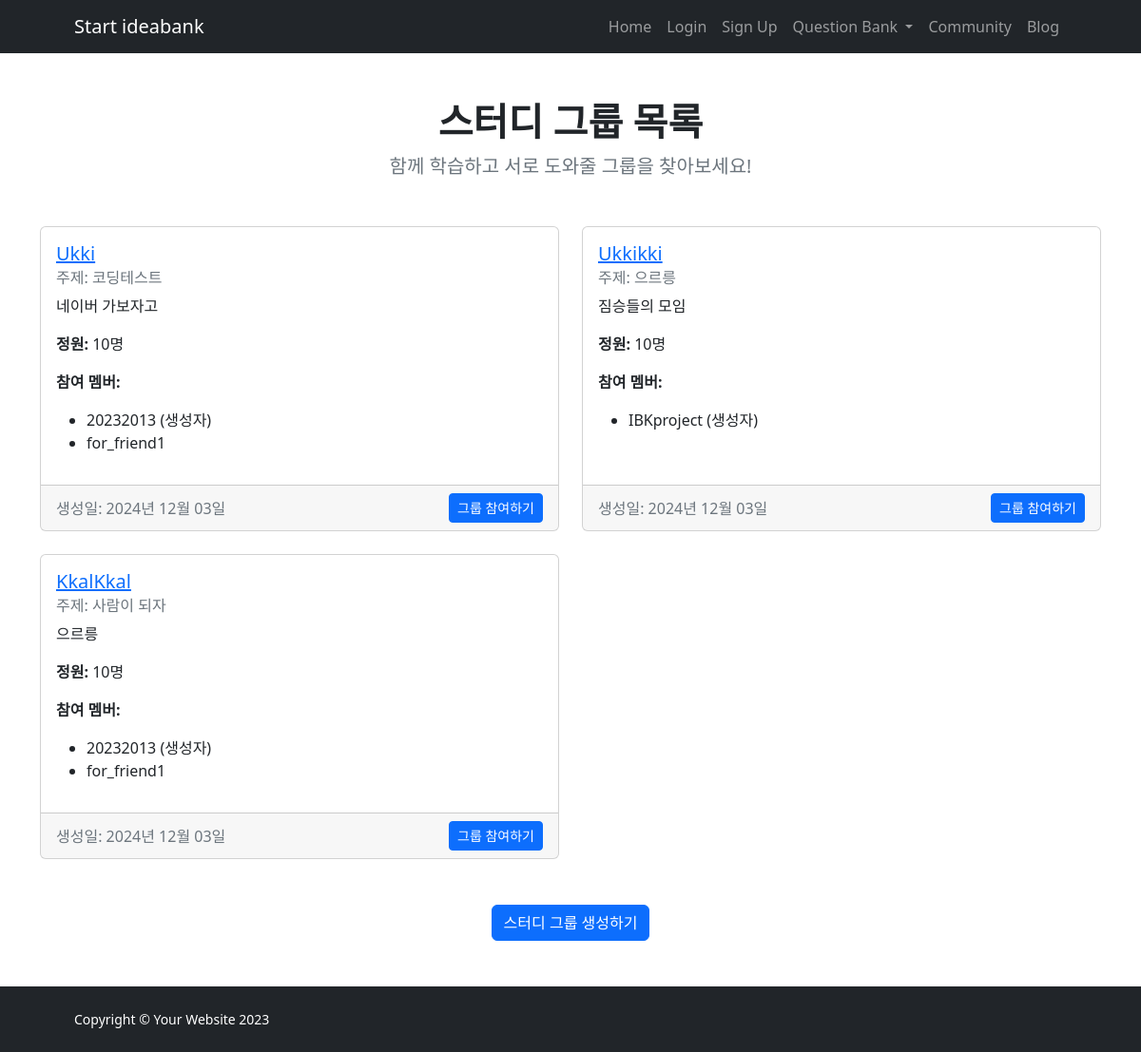
Screenshot of /study-groups/ with the database file from the repository.
### IBK_ossproject/models.py (models this page shows, shortened)
class StudyGroup(models.Model):
    name = models.CharField(max_length=100)
    topic = models.CharField(max_length=100)
    description = models.TextField()
    capacity = models.PositiveIntegerField(default=10)
    created_at = models.DateTimeField(auto_now_add=True)
    owner = models.ForeignKey(User, on_delete=models.CASCADE)
    members = models.ManyToManyField(User, related_name='study_groups', blank=True)

### IBK_ossproject/views.py (the view)
# urls.py: path('study-groups/', views.study_groups, name='study_groups'),
def study_groups(request):
    groups = StudyGroup.objects.all()
    return render(request, 'study-groups.html', {'groups': groups})

### templates/study-groups.html (shortened to what this page needs)
{% extends 'base.html' %}
{% block content %}
<div class="container py-5">
    <div class="text-center mb-5">
        <h1 class="fw-bolder">스터디 그룹 목록</h1>
        <p class="lead fw-normal text-muted mb-0">함께 학습하고 서로 도와줄 그룹을 찾아보세요!</p>
    </div>
    <div class="row row-cols-1 row-cols-md-2 g-4">
        {% for group in groups %}
        <div class="col">
            <div class="card h-100">
                <div class="card-body">
                    <h5 class="card-title">
                        <a href="{% url 'study_group_detail' group.id %}">{{ group.name }}</a>
                    </h5>
                    <h6 class="card-subtitle mb-2 text-muted">주제: {{ group.topic }}</h6>
                    <p class="card-text">{{ group.description }}</p>
                    <p class="card-text"><strong>정원:</strong> {{ group.capacity }}명</p>
                    <p class="card-text"><strong>참여 멤버:</strong></p>
                    <ul>
                        <li>{{ group.owner.username }} (생성자)</li>
                        {% for member in group.members.all %}
                            <li>{{ member.username }}</li>
                        {% endfor %}
                    </ul>
                </div>
                <div class="card-footer d-flex justify-content-between align-items-center">
                    <span class="text-muted">생성일: {{ group.created_at|date:"Y년 m월 d일" }}</span>
                    <div>
                        {% if user not in group.members.all and group.members.count < group.capacity %}
                        <form method="post" action="{% url 'join_study_group' group.id %}" class="d-inline">
                            <button type="submit" class="btn btn-primary btn-sm">그룹 참여하기</button>
                        </form>
                        {% elif user in group.members.all %}
                        <form method="post" action="{% url 'leave_study_group' group.id %}" class="d-inline">
                            {% csrf_token %}
                            <button type="submit" class="btn btn-danger btn-sm">탈퇴하기</button>
                        </form>
                        {% endif %}
                    </div>
                </div>
            </div>
        </div>
        {% empty %}
        <div class="col">
            <p class="text-center">현재 생성된 스터디 그룹이 없습니다.</p>
        </div>
        {% endfor %}
    </div>
    <div class="text-center mt-5">
        <a href="{% url 'create_study_group' %}" class="btn btn-primary">스터디 그룹 생성하기</a>
    </div>
</div>
{% endblock %}

### rows the page displays
StudyGroup: name "Ukki", topic "코딩테스트", description "네이버 가보자고", capacity "10", owner.username "20232013", created_at "2024년 12월 03일", shows "그룹 참여하기"
StudyGroup: name "Ukkikki", topic "으르릉", description "짐승들의 모임", capacity "10", owner.username "IBKproject", created_at "2024년 12월 03일", shows "그룹 참여하기"
StudyGroup: name "KkalKkal", topic "사람이 되자", description "으르릉", capacity "10", owner.username "20232013", created_at "2024년 12월 03일", shows "그룹 참여하기"

### other values shown
{{ member.username }} "for_friend1"
